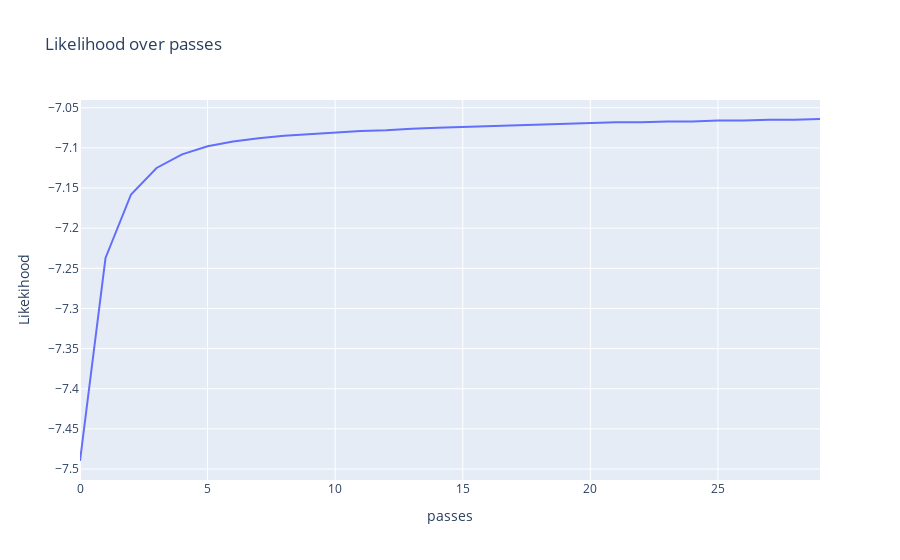

Write notebook code for a chart like this one.
### Code cell
ngram_model.plot_likelihood()

### Figure 1 — Plotly figure (JSON) as saved in the notebook; plotly's stock layout.template omitted (floating-point values rounded to 4 significant figures)
{"data": [{"mode": "lines", "name": "lines", "type": "scatter", "x": [0, 1, 2, 3, 4, 5, 6, 7, 8, 9, 10, 11, 12, 13, 14, 15, 16, 17, 18, 19, 20, 21, 22, 23, 24, 25, 26, 27, 28, 29], "y": [-7.49, -7.237, -7.158, -7.125, -7.108, -7.098, -7.092, -7.088, -7.085, -7.083, -7.081, -7.079, -7.078, -7.076, -7.075, -7.074, -7.073, -7.072, -7.071, -7.07, -7.069, -7.068, -7.068, -7.067, -7.067, -7.066, -7.066, -7.065, -7.065, -7.064]}], "layout": {"title": {"text": "Likelihood over passes"}, "xaxis": {"title": {"text": "passes"}}, "yaxis": {"title": {"text": "Likekihood"}}}}
